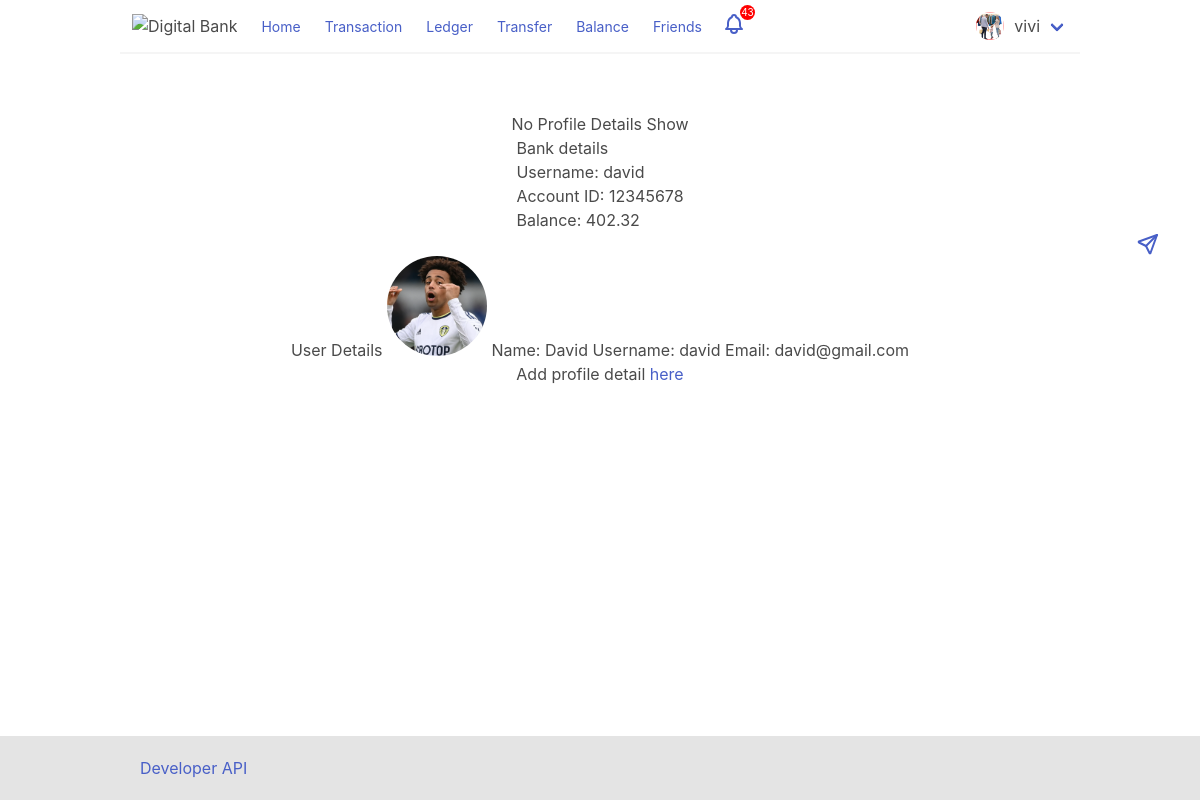
The app's page /profile/david/ (signed in) with its own data.
### base/models.py (models this page shows, shortened)
class User(AbstractUser):
    name = models.CharField(max_length=200, null=True)
    username = models.CharField(unique=True, max_length=10)
    email = models.EmailField(unique=True, null=True)
    avater = models.ImageField()
    USERNAME_FIELD = 'username'
    REQUIRED_FIELDS = ['email']

class BankAccount(models.Model):
    user = models.ForeignKey(User, on_delete=models.CASCADE)
    account_id = models.CharField(max_length=8, unique=True)
    balance = models.FloatField()

### base/views.py (the view)
# urls.py: path('profile/<str:username>/', views.profile, name='profile'),
def profile(request, username):
    user = User.objects.get(username=username)
    try:
        previous_bank_account = BankAccount.objects.get(user=user)
    except:
        previous_bank_account = ''
        messages.info(
            request, 'Hello Mr. {}, you have no bank account.'.format(username))
        return render(request, 'profile.html')
    try:
        user = User.objects.get(username=username)
    except:
        user = ''
        messages.info(request, 'No User Details Show')
    try:
        profile = Profile.objects.get(user=user)
    except:
        profile = ''
        messages.info(request, 'No Profile Details Show')
    context = {'previous_bank_account': previous_bank_account,
               'user': user, 'profile': profile, 'username': username}
    return render(request, 'profile.html', context)

### templates/profile.html (shortened to what this page needs)
{% extends 'base.html' %}
{% load static %}
{% block content %}
<main>
    <div class="user-profile">
        {% if messages %}
        {% for message in messages %}
        {{message}}
        {% endfor %}
        {% endif %}
        {% if previous_bank_account.user %}
        <div class="bank-detail">
            Bank details
            <br>
            Username: {{previous_bank_account.user.username}} <br>
            Account ID: {{previous_bank_account.account_id}} <br>
            Balance: {{previous_bank_account.balance}} <br>
            <a href="{% url 'friend_transfer' previous_bank_account.account_id %}">
            </a>
            <br>
        </div>
        {% else %}
        Hey Mr. {{ username }}, you have no bank account. Create your bank account here
        <a href="{% url 'bank-account' %}">Bank Account</a>
        {% endif %}
        {% if user.username == username %}
        <div class="user-detail">
            User Details
            <img src="{{ user.avater.url }}" alt="{{user.username}}"
                style="height: 100px; width: 100px; object-fit: cover; border-radius: 50%;" />
            Name: {{ user.name }}
            Username: {{ user.username }}
            Email: {{ user.email }}
            {% else %}
            <p>Add user detail <a href="{% url 'edit-user' request.user.username %}">here</a></p>
            {% endif %}
        </div>
        {% if profile.user.username == username %}
        <div class="profile-detail">
            Profile Details
            {{ profile.address }}
            {{ profile.bio }}
            {% else %}
            <p>Add profile detail <a href="{% url 'edit-profile' username %}">here</a></p>
            {% endif %}
        </div>
</main>
{% endblock content %}

### templates/base.html (shortened to what this page needs)
{% load static %}
<!DOCTYPE html>
<html lang="en">
<head>
    <link rel="stylesheet" href="{% static 'css/style.css' %}">
    <link rel="stylesheet" href="{% static 'css/bulma.min.css' %}">
</head>
<body>
    <header>
        <nav class="navbar has-shadow">
            <div class="navbar-brand">
                <a class="navbar-item" href="{% url 'home' %}">
                    <img src="" alt="Digital Bank">
                </a>
            </div>
            <div class="navbar-menu">
                <div class="navbar-start">
                    <div class="navbar-item">
                        <small><a href="{% url 'home' %}">Home</a></small>
                    </div>
                    {% if request.user.is_authenticated %}
                    <div class="navbar-item">
                        <small><a href="{% url 'transaction' %}">Transaction</a></small>
                    </div>
                    <div class="navbar-item">
                        <small><a href="{% url 'ledger' %}">Ledger</a></small>
                    </div>
                    <div class="navbar-item">
                        <small><a href="{% url 'transfer' %}">Transfer</a></small>
                    </div>
                    <div class="navbar-item">
                        <small><a href="{% url 'balance' request.user.username %}">Balance</a></small>
                    </div>
                    <div class="navbar-item">
                        <small><a href="{% url 'friends' %}">Friends</a></small>
                    </div>
                    <div class="navbar-item">
                        <small><a href="{% url 'notification' %}"></a></small><span id="notification-count">43</span>
                    </div>
                    {% endif %}
                </div>
                {% if request.user.is_authenticated %}
                <div class="navbar-end">
                    <div class="navbar-item has-dropdown is-hoverable">
                        <div class="navbar-link">
                            <img src="{{ request.user.avater.url }}" alt="{% static 'images/user.png' %}"
                                style="width: 1.75rem; height: 1.75rem; border-radius: 50%; object-fit: cover;margin-right: 10px;">
                            {{ request.user.username }}
                        </div>
                    </div>
                </div>
                {% endif %}
            </div>
        </nav>
    </header>
    {% block content %}
    {% endblock content %}
    <footer>
        <ul>
            <li><a href="{% url 'developer' %}">Developer API</a></li>
        </ul>
    </footer>
</body>
</html>

### static/css/style.css (style rules this page uses)
body { padding: 0; margin: 0; }
.navbar { margin: 0 10%; }
.icon-tabler-message-circle, .icon-tabler-bell { cursor: pointer; }
#notification-count { height: 15px; width: 15px; border-radius: 50%; object-fit: cover; box-sizing: border-box; background-color: red; margin-top: -27px; margin-left: -2px; color: white; font-size: 10px; text-align: center; }
.icon-tabler-send { position: absolute; right: 40px; cursor: pointer; }
.user-profile { margin: 5%; display: flex; flex-direction: column; justify-content: center; align-items: center; }
footer { position: absolute; background-color: #e4e4e4; bottom: 0; width: 100%; }
footer ul { margin: 0 10%; padding: 20px; }

### records on screen
User: user.avater (picture), user.username "vivi"
BankAccount: user.username "david", account_id "12345678", balance "402.32"
User: avater (placeholder picture), name "David", username "david", email "david@gmail.com"

### other values on screen
{{ message }} "No Profile Details Show"
